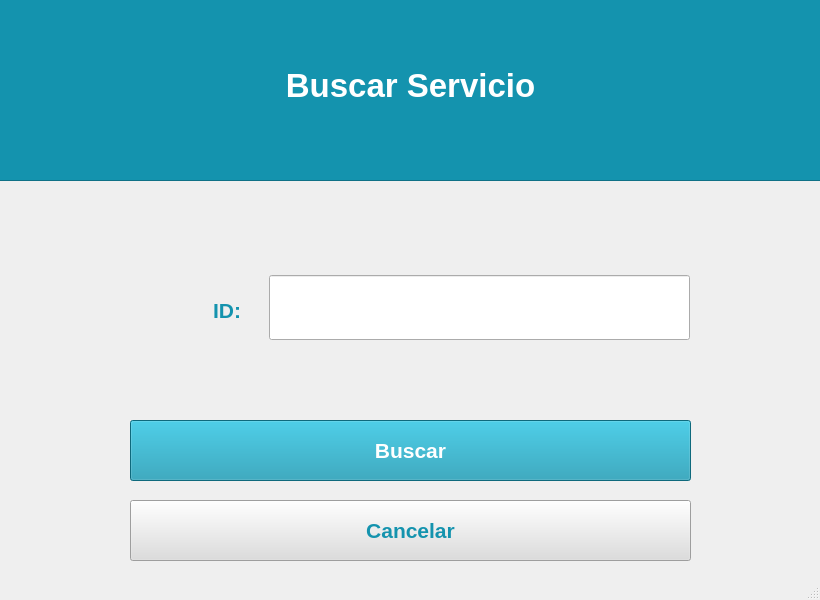
<?xml version="1.0" encoding="UTF-8"?>
<ui version="4.0">
 <class>MainWindow</class>
 <widget class="QMainWindow" name="MainWindow">
  <property name="enabled">
   <bool>true</bool>
  </property>
  <property name="geometry">
   <rect>
    <x>0</x>
    <y>0</y>
    <width>820</width>
    <height>600</height>
   </rect>
  </property>
  <property name="sizePolicy">
   <sizepolicy hsizetype="Preferred" vsizetype="Preferred">
    <horstretch>0</horstretch>
    <verstretch>0</verstretch>
   </sizepolicy>
  </property>
  <property name="minimumSize">
   <size>
    <width>820</width>
    <height>600</height>
   </size>
  </property>
  <property name="maximumSize">
   <size>
    <width>820</width>
    <height>600</height>
   </size>
  </property>
  <property name="windowTitle">
   <string>MainWindow</string>
  </property>
  <property name="toolButtonStyle">
   <enum>Qt::ToolButtonTextUnderIcon</enum>
  </property>
  <property name="animated">
   <bool>false</bool>
  </property>
  <property name="documentMode">
   <bool>true</bool>
  </property>
  <widget class="QWidget" name="centralwidget">
   <widget class="QPushButton" name="Buscar">
    <property name="geometry">
     <rect>
      <x>130</x>
      <y>420</y>
      <width>561</width>
      <height>61</height>
     </rect>
    </property>
    <property name="palette">
     <palette>
      <active>
       <colorrole role="WindowText">
        <brush brushstyle="SolidPattern">
         <color alpha="255">
          <red>255</red>
          <green>255</green>
          <blue>255</blue>
         </color>
        </brush>
       </colorrole>
       <colorrole role="Button">
        <brush brushstyle="SolidPattern">
         <color alpha="255">
          <red>20</red>
          <green>147</green>
          <blue>174</blue>
         </color>
        </brush>
       </colorrole>
       <colorrole role="ButtonText">
        <brush brushstyle="SolidPattern">
         <color alpha="255">
          <red>255</red>
          <green>255</green>
          <blue>255</blue>
         </color>
        </brush>
       </colorrole>
       <colorrole role="Base">
        <brush brushstyle="SolidPattern">
         <color alpha="255">
          <red>20</red>
          <green>147</green>
          <blue>174</blue>
         </color>
        </brush>
       </colorrole>
       <colorrole role="Window">
        <brush brushstyle="SolidPattern">
         <color alpha="255">
          <red>20</red>
          <green>147</green>
          <blue>174</blue>
         </color>
        </brush>
       </colorrole>
      </active>
      <inactive>
       <colorrole role="WindowText">
        <brush brushstyle="SolidPattern">
         <color alpha="255">
          <red>255</red>
          <green>255</green>
          <blue>255</blue>
         </color>
        </brush>
       </colorrole>
       <colorrole role="Button">
        <brush brushstyle="SolidPattern">
         <color alpha="255">
          <red>20</red>
          <green>147</green>
          <blue>174</blue>
         </color>
        </brush>
       </colorrole>
       <colorrole role="ButtonText">
        <brush brushstyle="SolidPattern">
         <color alpha="255">
          <red>255</red>
          <green>255</green>
          <blue>255</blue>
         </color>
        </brush>
       </colorrole>
       <colorrole role="Base">
        <brush brushstyle="SolidPattern">
         <color alpha="255">
          <red>20</red>
          <green>147</green>
          <blue>174</blue>
         </color>
        </brush>
       </colorrole>
       <colorrole role="Window">
        <brush brushstyle="SolidPattern">
         <color alpha="255">
          <red>20</red>
          <green>147</green>
          <blue>174</blue>
         </color>
        </brush>
       </colorrole>
      </inactive>
      <disabled>
       <colorrole role="WindowText">
        <brush brushstyle="SolidPattern">
         <color alpha="255">
          <red>120</red>
          <green>120</green>
          <blue>120</blue>
         </color>
        </brush>
       </colorrole>
       <colorrole role="Button">
        <brush brushstyle="SolidPattern">
         <color alpha="255">
          <red>20</red>
          <green>147</green>
          <blue>174</blue>
         </color>
        </brush>
       </colorrole>
       <colorrole role="ButtonText">
        <brush brushstyle="SolidPattern">
         <color alpha="255">
          <red>120</red>
          <green>120</green>
          <blue>120</blue>
         </color>
        </brush>
       </colorrole>
       <colorrole role="Base">
        <brush brushstyle="SolidPattern">
         <color alpha="255">
          <red>20</red>
          <green>147</green>
          <blue>174</blue>
         </color>
        </brush>
       </colorrole>
       <colorrole role="Window">
        <brush brushstyle="SolidPattern">
         <color alpha="255">
          <red>20</red>
          <green>147</green>
          <blue>174</blue>
         </color>
        </brush>
       </colorrole>
      </disabled>
     </palette>
    </property>
    <property name="font">
     <font>
      <pointsize>16</pointsize>
      <weight>75</weight>
      <italic>false</italic>
      <bold>true</bold>
      <underline>false</underline>
      <strikeout>false</strikeout>
     </font>
    </property>
    <property name="styleSheet">
     <string notr="true">background-color: rgb(20, 147, 174)</string>
    </property>
    <property name="text">
     <string>Buscar</string>
    </property>
   </widget>
   <widget class="QPushButton" name="Cancelar">
    <property name="geometry">
     <rect>
      <x>130</x>
      <y>500</y>
      <width>561</width>
      <height>61</height>
     </rect>
    </property>
    <property name="palette">
     <palette>
      <active>
       <colorrole role="Button">
        <brush brushstyle="SolidPattern">
         <color alpha="255">
          <red>221</red>
          <green>221</green>
          <blue>221</blue>
         </color>
        </brush>
       </colorrole>
       <colorrole role="ButtonText">
        <brush brushstyle="SolidPattern">
         <color alpha="255">
          <red>20</red>
          <green>147</green>
          <blue>174</blue>
         </color>
        </brush>
       </colorrole>
       <colorrole role="Base">
        <brush brushstyle="SolidPattern">
         <color alpha="255">
          <red>221</red>
          <green>221</green>
          <blue>221</blue>
         </color>
        </brush>
       </colorrole>
       <colorrole role="Window">
        <brush brushstyle="SolidPattern">
         <color alpha="255">
          <red>221</red>
          <green>221</green>
          <blue>221</blue>
         </color>
        </brush>
       </colorrole>
      </active>
      <inactive>
       <colorrole role="Button">
        <brush brushstyle="SolidPattern">
         <color alpha="255">
          <red>221</red>
          <green>221</green>
          <blue>221</blue>
         </color>
        </brush>
       </colorrole>
       <colorrole role="ButtonText">
        <brush brushstyle="SolidPattern">
         <color alpha="255">
          <red>20</red>
          <green>147</green>
          <blue>174</blue>
         </color>
        </brush>
       </colorrole>
       <colorrole role="Base">
        <brush brushstyle="SolidPattern">
         <color alpha="255">
          <red>221</red>
          <green>221</green>
          <blue>221</blue>
         </color>
        </brush>
       </colorrole>
       <colorrole role="Window">
        <brush brushstyle="SolidPattern">
         <color alpha="255">
          <red>221</red>
          <green>221</green>
          <blue>221</blue>
         </color>
        </brush>
       </colorrole>
      </inactive>
      <disabled>
       <colorrole role="Button">
        <brush brushstyle="SolidPattern">
         <color alpha="255">
          <red>221</red>
          <green>221</green>
          <blue>221</blue>
         </color>
        </brush>
       </colorrole>
       <colorrole role="ButtonText">
        <brush brushstyle="SolidPattern">
         <color alpha="255">
          <red>120</red>
          <green>120</green>
          <blue>120</blue>
         </color>
        </brush>
       </colorrole>
       <colorrole role="Base">
        <brush brushstyle="SolidPattern">
         <color alpha="255">
          <red>221</red>
          <green>221</green>
          <blue>221</blue>
         </color>
        </brush>
       </colorrole>
       <colorrole role="Window">
        <brush brushstyle="SolidPattern">
         <color alpha="255">
          <red>221</red>
          <green>221</green>
          <blue>221</blue>
         </color>
        </brush>
       </colorrole>
      </disabled>
     </palette>
    </property>
    <property name="font">
     <font>
      <pointsize>16</pointsize>
      <weight>75</weight>
      <bold>true</bold>
     </font>
    </property>
    <property name="styleSheet">
     <string notr="true">background-color: rgb(221, 221, 221);</string>
    </property>
    <property name="text">
     <string>Cancelar</string>
    </property>
   </widget>
   <widget class="QLabel" name="label_2">
    <property name="geometry">
     <rect>
      <x>70</x>
      <y>270</y>
      <width>171</width>
      <height>81</height>
     </rect>
    </property>
    <property name="palette">
     <palette>
      <active>
       <colorrole role="WindowText">
        <brush brushstyle="SolidPattern">
         <color alpha="255">
          <red>20</red>
          <green>147</green>
          <blue>174</blue>
         </color>
        </brush>
       </colorrole>
      </active>
      <inactive>
       <colorrole role="WindowText">
        <brush brushstyle="SolidPattern">
         <color alpha="255">
          <red>20</red>
          <green>147</green>
          <blue>174</blue>
         </color>
        </brush>
       </colorrole>
      </inactive>
      <disabled>
       <colorrole role="WindowText">
        <brush brushstyle="SolidPattern">
         <color alpha="255">
          <red>120</red>
          <green>120</green>
          <blue>120</blue>
         </color>
        </brush>
       </colorrole>
      </disabled>
     </palette>
    </property>
    <property name="font">
     <font>
      <pointsize>16</pointsize>
      <weight>75</weight>
      <bold>true</bold>
     </font>
    </property>
    <property name="text">
     <string>ID:</string>
    </property>
    <property name="alignment">
     <set>Qt::AlignRight|Qt::AlignTrailing|Qt::AlignVCenter</set>
    </property>
   </widget>
   <widget class="QFrame" name="frame">
    <property name="geometry">
     <rect>
      <x>-130</x>
      <y>-20</y>
      <width>1621</width>
      <height>201</height>
     </rect>
    </property>
    <property name="styleSheet">
     <string notr="true">background-color: rgb(20, 147, 174);</string>
    </property>
    <property name="frameShape">
     <enum>QFrame::StyledPanel</enum>
    </property>
    <property name="frameShadow">
     <enum>QFrame::Raised</enum>
    </property>
    <widget class="QLabel" name="label_15">
     <property name="geometry">
      <rect>
       <x>265</x>
       <y>70</y>
       <width>551</width>
       <height>71</height>
      </rect>
     </property>
     <property name="palette">
      <palette>
       <active>
        <colorrole role="WindowText">
         <brush brushstyle="SolidPattern">
          <color alpha="255">
           <red>255</red>
           <green>255</green>
           <blue>255</blue>
          </color>
         </brush>
        </colorrole>
        <colorrole role="Button">
         <brush brushstyle="SolidPattern">
          <color alpha="255">
           <red>20</red>
           <green>147</green>
           <blue>174</blue>
          </color>
         </brush>
        </colorrole>
        <colorrole role="Base">
         <brush brushstyle="SolidPattern">
          <color alpha="255">
           <red>20</red>
           <green>147</green>
           <blue>174</blue>
          </color>
         </brush>
        </colorrole>
        <colorrole role="Window">
         <brush brushstyle="SolidPattern">
          <color alpha="255">
           <red>20</red>
           <green>147</green>
           <blue>174</blue>
          </color>
         </brush>
        </colorrole>
       </active>
       <inactive>
        <colorrole role="WindowText">
         <brush brushstyle="SolidPattern">
          <color alpha="255">
           <red>255</red>
           <green>255</green>
           <blue>255</blue>
          </color>
         </brush>
        </colorrole>
        <colorrole role="Button">
         <brush brushstyle="SolidPattern">
          <color alpha="255">
           <red>20</red>
           <green>147</green>
           <blue>174</blue>
          </color>
         </brush>
        </colorrole>
        <colorrole role="Base">
         <brush brushstyle="SolidPattern">
          <color alpha="255">
           <red>20</red>
           <green>147</green>
           <blue>174</blue>
          </color>
         </brush>
        </colorrole>
        <colorrole role="Window">
         <brush brushstyle="SolidPattern">
          <color alpha="255">
           <red>20</red>
           <green>147</green>
           <blue>174</blue>
          </color>
         </brush>
        </colorrole>
       </inactive>
       <disabled>
        <colorrole role="WindowText">
         <brush brushstyle="SolidPattern">
          <color alpha="255">
           <red>120</red>
           <green>120</green>
           <blue>120</blue>
          </color>
         </brush>
        </colorrole>
        <colorrole role="Button">
         <brush brushstyle="SolidPattern">
          <color alpha="255">
           <red>20</red>
           <green>147</green>
           <blue>174</blue>
          </color>
         </brush>
        </colorrole>
        <colorrole role="Base">
         <brush brushstyle="SolidPattern">
          <color alpha="255">
           <red>20</red>
           <green>147</green>
           <blue>174</blue>
          </color>
         </brush>
        </colorrole>
        <colorrole role="Window">
         <brush brushstyle="SolidPattern">
          <color alpha="255">
           <red>20</red>
           <green>147</green>
           <blue>174</blue>
          </color>
         </brush>
        </colorrole>
       </disabled>
      </palette>
     </property>
     <property name="font">
      <font>
       <pointsize>25</pointsize>
       <weight>75</weight>
       <bold>true</bold>
       <stylestrategy>PreferDefault</stylestrategy>
      </font>
     </property>
     <property name="layoutDirection">
      <enum>Qt::LeftToRight</enum>
     </property>
     <property name="text">
      <string>Buscar Servicio</string>
     </property>
     <property name="alignment">
      <set>Qt::AlignCenter</set>
     </property>
    </widget>
   </widget>
   <widget class="QFrame" name="frame_2">
    <property name="geometry">
     <rect>
      <x>410</x>
      <y>40</y>
      <width>1</width>
      <height>1</height>
     </rect>
    </property>
    <property name="frameShape">
     <enum>QFrame::StyledPanel</enum>
    </property>
    <property name="frameShadow">
     <enum>QFrame::Raised</enum>
    </property>
   </widget>
   <widget class="QLineEdit" name="lineEdit">
    <property name="geometry">
     <rect>
      <x>269</x>
      <y>275</y>
      <width>421</width>
      <height>65</height>
     </rect>
    </property>
    <property name="font">
     <font>
      <pointsize>14</pointsize>
     </font>
    </property>
   </widget>
  </widget>
  <widget class="QStatusBar" name="statusbar"/>
 </widget>
 <resources/>
 <connections/>
</ui>
